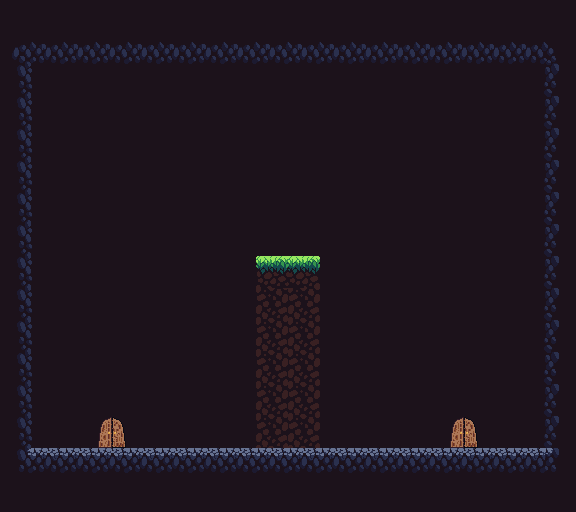

A level layout from a 2D game, rendered from its tile map. Below: a short description, then the map file with its tile-grid data intact:
An orthogonal 18x16 tile map with 32x32 px tiles, 4 tile layers (Background, Tile Layer 1, destructable, doors), 3 tilesets and 5 objects.

<map version="1.9" tiledversion="1.9.1" orientation="orthogonal" renderorder="right-down" width="18" height="16" tilewidth="32" tileheight="32" infinite="0" nextlayerid="6" nextobjectid="6">
 <tileset firstgid="1" source="tsx/stone_set.tsx" />
 <tileset firstgid="46" source="tsx/grass_set.tsx" />
 <tileset firstgid="88" source="tsx/custom_set.tsx" />
 <layer id="5" name="Background" width="18" height="16">
  <data encoding="csv">
11,11,11,11,11,11,11,11,11,11,11,11,11,11,11,11,11,11,
11,11,11,11,11,11,11,11,11,11,11,11,11,11,11,11,11,11,
11,11,11,11,11,11,11,11,11,11,11,11,11,11,11,11,11,11,
11,11,11,11,11,11,11,11,11,11,11,11,11,11,11,11,11,11,
11,11,11,11,11,11,11,11,11,11,11,11,11,11,11,11,11,11,
11,11,11,11,11,11,11,11,11,11,11,11,11,11,11,11,11,11,
11,11,11,11,11,11,11,11,11,11,11,11,11,11,11,11,11,11,
11,11,11,11,11,11,11,11,11,11,11,11,11,11,11,11,11,11,
11,11,11,11,11,11,11,11,11,11,11,11,11,11,11,11,11,11,
11,11,11,11,11,11,11,11,11,11,11,11,11,11,11,11,11,11,
11,11,11,11,11,11,11,11,11,11,11,11,11,11,11,11,11,11,
11,11,11,11,11,11,11,11,11,11,11,11,11,11,11,11,11,11,
11,11,11,11,11,11,11,11,11,11,11,11,11,11,11,11,11,11,
11,11,11,11,11,11,11,11,11,11,11,11,11,11,11,11,11,11,
11,11,11,11,11,11,11,11,11,11,11,11,11,11,11,11,11,11,
11,11,11,11,11,11,11,11,11,11,11,11,11,11,11,11,11,11
</data>
 </layer>
 <layer id="1" name="Tile Layer 1" width="18" height="16">
  <data encoding="csv">
0,0,0,0,0,0,0,0,0,0,0,0,0,0,0,0,0,0,
5,20,20,20,20,20,20,20,20,20,20,20,20,20,20,20,20,6,
12,0,0,0,0,0,0,0,0,0,0,0,0,0,0,0,0,10,
12,0,0,0,0,0,0,0,0,0,0,0,0,0,0,0,0,10,
12,0,0,0,0,0,0,0,0,0,0,0,0,0,0,0,0,10,
12,0,0,0,0,0,0,0,0,0,0,0,0,0,0,0,0,10,
12,0,0,0,0,0,0,0,0,0,0,0,0,0,0,0,0,10,
12,0,0,0,0,0,0,0,0,0,0,0,0,0,0,0,0,10,
12,0,0,0,0,0,0,0,0,0,0,0,0,0,0,0,0,10,
12,0,0,0,0,0,0,0,0,0,0,0,0,0,0,0,0,10,
12,0,0,0,0,0,0,0,0,0,0,0,0,0,0,0,0,10,
12,0,0,0,0,0,0,0,0,0,0,0,0,0,0,0,0,10,
12,0,0,0,0,0,0,0,0,0,0,0,0,0,0,0,0,10,
12,0,0,0,0,0,0,0,0,0,0,0,0,0,0,0,0,10,
14,2,2,2,2,2,2,2,2,2,2,2,2,2,2,2,2,15,
0,0,0,0,0,0,0,0,0,0,0,0,0,0,0,0,0,0
</data>
 </layer>
 <layer id="2" name="destructable" width="18" height="16">
  <data encoding="csv">
0,0,0,0,0,0,0,0,0,0,0,0,0,0,0,0,0,0,
0,0,0,0,0,0,0,0,0,0,0,0,0,0,0,0,0,0,
0,0,0,0,0,0,0,0,0,0,0,0,0,0,0,0,0,0,
0,0,0,0,0,0,0,0,0,0,0,0,0,0,0,0,0,0,
0,0,0,0,0,0,0,0,0,0,0,0,0,0,0,0,0,0,
0,0,0,0,0,0,0,0,0,0,0,0,0,0,0,0,0,0,
0,0,0,0,0,0,0,0,0,0,0,0,0,0,0,0,0,0,
0,0,0,0,0,0,0,0,0,0,0,0,0,0,0,0,0,0,
0,0,0,0,0,0,0,0,46,48,0,0,0,0,0,0,0,0,
0,0,0,0,0,0,0,0,56,56,0,0,0,0,0,0,0,0,
0,0,0,0,0,0,0,0,56,56,0,0,0,0,0,0,0,0,
0,0,0,0,0,0,0,0,56,56,0,0,0,0,0,0,0,0,
0,0,0,0,0,0,0,0,56,56,0,0,0,0,0,0,0,0,
0,0,0,0,0,0,0,0,56,56,0,0,0,0,0,0,0,0,
0,0,0,0,0,0,0,0,0,0,0,0,0,0,0,0,0,0,
0,0,0,0,0,0,0,0,0,0,0,0,0,0,0,0,0,0
</data>
 </layer>
 <layer id="3" name="doors" width="18" height="16">
  <data encoding="csv">
0,0,0,0,0,0,0,0,0,0,0,0,0,0,0,0,0,0,
0,0,0,0,0,0,0,0,0,0,0,0,0,0,0,0,0,0,
0,0,0,0,0,0,0,0,0,0,0,0,0,0,0,0,0,0,
0,0,0,0,0,0,0,0,0,0,0,0,0,0,0,0,0,0,
0,0,0,0,0,0,0,0,0,0,0,0,0,0,0,0,0,0,
0,0,0,0,0,0,0,0,0,0,0,0,0,0,0,0,0,0,
0,0,0,0,0,0,0,0,0,0,0,0,0,0,0,0,0,0,
0,0,0,0,0,0,0,0,0,0,0,0,0,0,0,0,0,0,
0,0,0,0,0,0,0,0,0,0,0,0,0,0,0,0,0,0,
0,0,0,0,0,0,0,0,0,0,0,0,0,0,0,0,0,0,
0,0,0,0,0,0,0,0,0,0,0,0,0,0,0,0,0,0,
0,0,0,0,0,0,0,0,0,0,0,0,0,0,0,0,0,0,
0,0,0,0,0,0,0,0,0,0,0,0,0,0,0,0,0,0,
0,0,0,98,0,0,0,0,0,0,0,0,0,0,98,0,0,0,
0,0,0,0,0,0,0,0,0,0,0,0,0,0,0,0,0,0,
0,0,0,0,0,0,0,0,0,0,0,0,0,0,0,0,0,0
</data>
 </layer>
 <objectgroup id="4" name="collisions">
  <object id="1" x="0" y="32" width="576" height="32" />
  <object id="2" x="544" y="64" height="448" />
  <object id="3" x="32" y="448" width="512" height="64" />
  <object id="4" x="0" y="64" width="32" height="448" />
  <object id="5" x="256" y="256" width="64" height="192" />
 </objectgroup>
</map>
